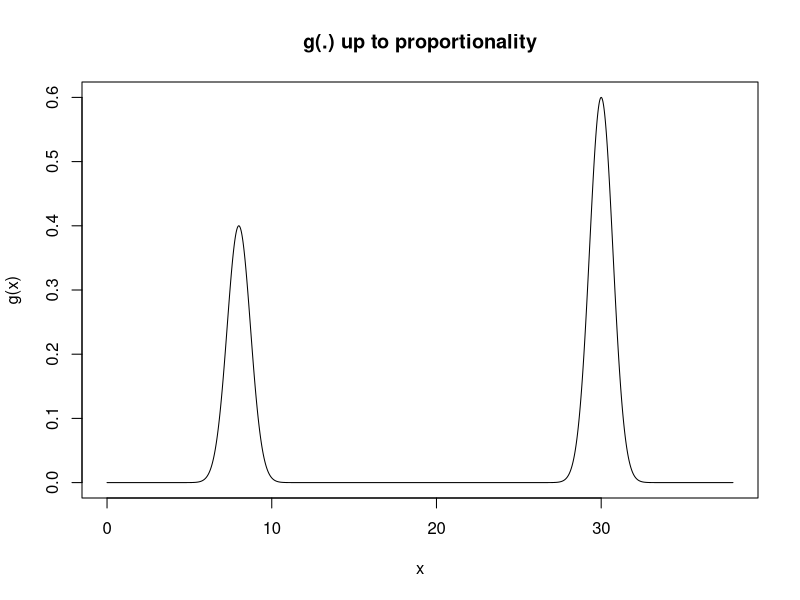

The R script that drew this image: (Note: this script raises an error after producing the figure.)
a <- 8
g <- function(theta) 4/10*exp(-(a-theta)^2) + 6/10 * exp(-(30-theta)^2)

x <- seq(0,38,0.01)
plot(x,g(x), type='l', main='g(.) up to proportionality')

MetrHastw1 <- function(X0, sigmaprop, nsteps, f){
  X <- numeric(nsteps+1)
  X[1] <- X0
  
  for (i in 2:(nsteps+1)){
    Y <- rnorm(1,mean=X[i-1], sd=sigmaprop)
    if (runif(1)<=min(f(Y)/f(X[i-1]), 1)) X[i] <- Y
    else X[i] <- X[i-1]
  }
  X[-1]
}
# not exploring entire state space
X0s <- seq(0,35,3)
chains <- lapply(1:length(X0s), function(i) mcmc(MetrHastw1(X0s[i], 1, 10^3, g)))
traceplot(chains, ylim=c(0,36), main='Traceplots for proposal SD=1')

X0s <- c(1,17,30,40)
chains <- lapply(1:length(X0s), function(i) mcmc(MetrHastw1(X0s[i], 20, 10^3, g)))
traceplot(chains, main='Traceplot for proposal SD=20')

# parallel tempering algorithm
g_temp <- function(theta,T) g(theta)^(1/T)
H <- function(x) -log(g(x))
# swapping probabilities
q_B <- function(l,m,M) {
  if(2<=l & l<M & (m==(l-1) | m==l+1)) return(0.5)
  if((l==1 & m==2) | (l==M & m==M-1)) return(1)
  else return(0)
}
rq_B <- function(l,M){
  if(l==1) return(l+1)
  if(l==M) return(l-1)
  if(2<=l & l<M) return(ifelse(runif(1)<1/2, l-1, l+1))
}

tempered <- function(Ts,x0s, sigmaprops, nsteps){
  M <- length(Ts)
  X <- matrix(rep(0,M*(nsteps+1)), nrow=M, ncol=nsteps+1)
  X[,1] <- x0s
  accepted_mh <- 0
  accepted_sw <- 0
  # prob accept swap
  for (i in 2:nsteps+1){
    #proposal
    prop <- X[,i-1] + rnorm(M,mean=rep(0,M), sd=sigmaprops)
    U <- runif(M)
    ind <- c(U<= sapply(1:M, function(j) exp(log(g_temp(prop[j],Ts[j]))- log(g_temp(X[j,i-1],Ts[j])))))
    # mh update for each density
    X[ind,i] <- prop[ind]
    X[!ind,i] <- X[!ind, i-1]
    accepted_mh <- accepted_mh + sum(ind)
    # between moves
    for(l in sample(1:M)){
      m <- rq_B(l,M)
      if (runif(1)<=min(1, exp((H(X[l,i])-H(X[m,i]))*(1/Ts[l]-1/Ts[m])))) {
        X[c(l,m),i] <- X[c(m,l),i]
        accepted_sw <- accepted_sw + 1}
    }
  }
  print(accepted_mh/(nsteps*M))
  print(accepted_sw/(nsteps*M))
  return(X[,-1])
}

#plot tempered distributions
Ts <- c(1,2,5,10,20, 50, 100, 200)
x <- seq(-10,50,0.01)
k <- 1/integrate(g,lower=-Inf,upper=Inf)$value
plot(x,g(x)*k, type='l', main='Tempered Distributions', xlim=c(-10,50), ylim=c(0,.4), ylab=expression(g[T](x)))
for(i in 1:length(Ts)) lines(x, g_temp(x,Ts[i])/integrate(function(y) g_temp(y,Ts[i]), lower=-Inf, upper=Inf)$value, col=i)
legend('topright', legend=c("T=1", "T=2","T=5","T=10","T=20","T=50","T=100","T=200"),
       col=1:(length(Ts)), lty=1, cex=0.8)

# multiple chains convergence diagnostics
X0s <- replicate(6, rnorm(length(Tsq), 0 ,10))
chains <- lapply(1:6, function(i) mcmc(tempered(Tsq, X0s[,i], c(0.3, 0.6, 1, 1.6, 4, 9,14), 10^4)[1,]))
gelman.diag(mcmc.list(chains))
traceplot(chains, main='Traceplots')
gelman.plot(mcmc.list(chains), main='Gelman Plot')
# sample
set.seed(0)
Tsq <- c(1,2, 5, 10,20, 50, 100)
X_tempq <- tempered(Tsq, rep(0,length(Tsq)), c(0.3, 0.6, 1, 1.6, 4, 9,14), 10^5)
hist(X_tempq[1,10^3:10^5], breaks=150, main='Histogram of the sample', xlab='x')
plot(X_tempq[1,10^3:10^5], type='l', main='Traceplot', ylab=expression(X[t]))
acf(X_tempq[1,10^3:10^5], lag.max=100, main='ACF')

#plot true density against estimated density
x <- seq(0,35,0.1)
plot(density(X_tempq[1,10^3:10^5], adjust=0.1 ),ylim=c(0,1), main='True density and estimated density')
lines(x, g(x)*k, col='red')
legend('topright', legend=c("Estimated", "True"),
       col=c('black', 'red'), lty=1, cex=0.8)

# estimate and numerical integration
mean(X_tempq[1,10^4:10^5]>20)
integrate(function(x) k*g(x), lower=20, upper=Inf)


